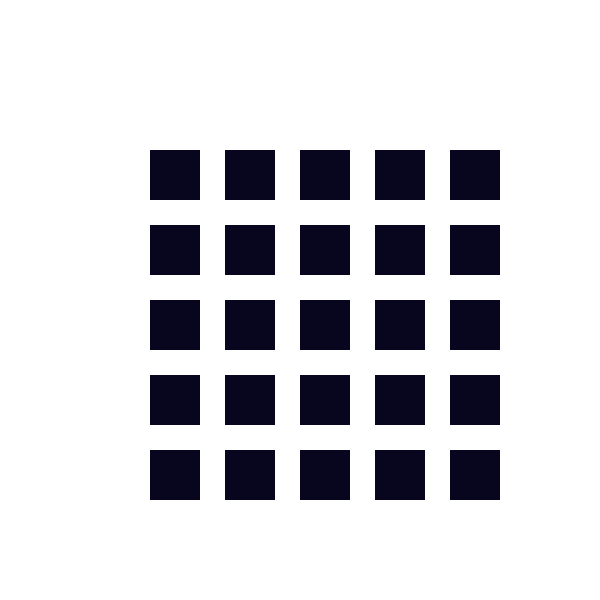
Frame 1 (no input)
Frame 60 (the mouse pressed at the canvas centre just before this capture): identical to frame 1, image omitted
Frame 120 (the mouse held since frame 60 and released just before this capture): identical to frame 1, image omitted

The Processing sketch that drew this single still picture (run headless with seeded random() and noise(); from frame 60 on, the mouse is pressed at the canvas centre):

// Processing sketch: processing_117549
// ── processing_117549.pde

//Press and hold any vowel


int R = 8;
int G = 5;
int B = 31;
int G2 = 255;
int B2 = 31;

int A = 255;



void setup() {
  size (600,600);
}

void draw() {
  background (255);
  smooth ();
  noStroke ();
  
  //rects
  
  fill (8, 5, 31, A);
   rect (150, 150, 50, 50);
   
    fill (8, 5, 31,A);
   rect (225, 150, 50, 50);
   
    fill (8, G, 31, A);
   rect (300, 150, 50, 50);
   
    fill (8, G, 31,A);
   rect (375, 150, 50, 50);
    
     fill (8, G, 31, A);
   rect (450, 150, 50, 50);
   
   
 fill (8, 5, 31, A);
   rect (150, 225, 50, 50);
   
    fill (R, 5, B, A);
   rect (225, 225, 50, 50);
   
    fill (R, G, 31, A);
   rect (300, 225, 50, 50);
   
    fill (R, 5, 31, A);
   rect (375, 225, 50, 50);
    
     fill (8, 5, 31, A);
   rect (450, 225, 50, 50);
   
   
   
    fill (8, 5, 31, A);
   rect (150, 300, 50, 50);
   
    fill (R, 5, 31, A);
   rect (225, 300, 50, 50);
   
    fill (8, G, B2, 255);
   rect (300, 300, 50, 50);
   
    fill (R, G, 31, A);
   rect (375, 300, 50, 50);
    
     fill (8, G, B2, 255);
   rect (450, 300, 50, 50);
   
   
    fill (8, 5, 31, A);
   rect (150, 375, 50, 50);
   
   fill (R, 5, B, A);
   rect (225, 375, 50, 50);
   
    fill (R, G, B2, 255);
   rect (300, 375, 50, 50);
   
    fill (R, 5, 31, A);
   rect (375, 375, 50, 50);
    
     fill (8, 5, B2, 255);
   rect (450, 375, 50, 50);
   
   
   
    fill (8, 5, 31, A);
   rect (150, 450, 50, 50);
   
    fill (R, 5, B, A);
   rect (225, 450, 50, 50);
   
    fill (8, G, B2, 255);
   rect (300, 450, 50, 50);
   
    fill (R, G, B2, 255);
   rect (375, 450, 50, 50);
    
     fill (8, G, B2, 255);
   rect (450, 450, 50, 50);
   
  
  // o 
  fill (255, G2, 255, A);
  rect (75, 75, 50, 50);
  rect (75, 150, 50, 50);
  rect (75, 225, 50, 50);
  rect (75, 300, 50, 50);
  rect (75, 375, 50, 50);
  rect (75, 450, 50, 50);
  rect (75, 525, 50, 50);
  rect (150, 525, 50, 50);
  rect (225, 525, 50, 50);
  rect (300, 525, 50, 50);
  rect (375, 525, 50, 50);
  rect (450, 525, 50, 50);
  rect (525, 525, 50, 50);
  rect (525, 450, 50, 50);
  rect (525, 375, 50, 50);
  rect (525, 300, 50, 50);
  rect (525, 225, 50, 50);
  rect (525, 150, 50, 50);
  rect (525, 75, 50, 50);
  rect (450, 75, 50, 50);
  rect (375, 75, 50, 50);
  rect (300, 75, 50, 50);
  rect (225, 75, 50, 50);
  rect (150, 75, 50, 50);
  
  
  
   
}
   
   //key commands
  void keyPressed() {
    if (key == 'a') {
      R = R + 5; 
    } 
    if (key == 'e') {
      G = G + 1;
    }
    if (key == 'i') {
      B = B + 5;
    }
    if (key == 'o') {
      G2 = G2 - 3;
    }
    if (key == 'u') {
      B2 = B2 - 2;
      A = A - 2;
      
    }
      
  } 
    
 
void keyReleased() {
  if (key == 'a') {
    R = 8;
  } 
  if (key == 'e') {
    G = 5;
  }
  if (key == 'i') {
    B = 31;
  }
  if (key == 'o') {
    G2 = 255;
  }
 if (key == 'u') {
   B2 = 31;
   A = 255;
 }
    
}
